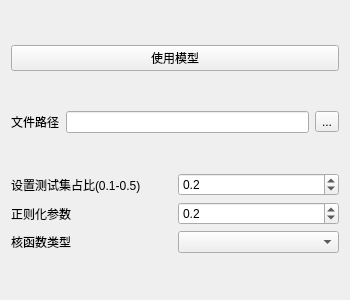
<?xml version="1.0" encoding="UTF-8"?>
<ui version="4.0">
 <class>SVM_UI</class>
 <widget class="QWidget" name="SVM_UI">
  <property name="geometry">
   <rect>
    <x>0</x>
    <y>0</y>
    <width>350</width>
    <height>300</height>
   </rect>
  </property>
  <property name="windowTitle">
   <string>Form</string>
  </property>
  <layout class="QVBoxLayout" name="verticalLayout" stretch="1,1,3">
   <item>
    <widget class="QPushButton" name="pushButton_2">
     <property name="text">
      <string>使用模型</string>
     </property>
    </widget>
   </item>
   <item>
    <layout class="QHBoxLayout" name="horizontalLayout_2">
     <item>
      <widget class="QLabel" name="label_2">
       <property name="text">
        <string>文件路径</string>
       </property>
      </widget>
     </item>
     <item>
      <widget class="QLineEdit" name="FilePath_lineEdit"/>
     </item>
     <item>
      <widget class="QToolButton" name="toolButton">
       <property name="text">
        <string>...</string>
       </property>
      </widget>
     </item>
    </layout>
   </item>
   <item>
    <layout class="QGridLayout" name="gridLayout">
     <item row="2" column="0">
      <widget class="QLabel" name="label_5">
       <property name="text">
        <string>正则化参数</string>
       </property>
      </widget>
     </item>
     <item row="2" column="1">
      <widget class="QDoubleSpinBox" name="doubleSpinBox_C">
       <property name="suffix">
        <string/>
       </property>
       <property name="decimals">
        <number>1</number>
       </property>
       <property name="minimum">
        <double>0.000000000000000</double>
       </property>
       <property name="maximum">
        <double>10000.000000000000000</double>
       </property>
       <property name="singleStep">
        <double>1.000000000000000</double>
       </property>
       <property name="value">
        <double>0.200000000000000</double>
       </property>
      </widget>
     </item>
     <item row="0" column="0">
      <widget class="QLabel" name="label">
       <property name="text">
        <string>设置测试集占比(0.1-0.5)</string>
       </property>
      </widget>
     </item>
     <item row="0" column="1">
      <widget class="QDoubleSpinBox" name="doubleSpinBox">
       <property name="decimals">
        <number>1</number>
       </property>
       <property name="minimum">
        <double>0.100000000000000</double>
       </property>
       <property name="maximum">
        <double>0.500000000000000</double>
       </property>
       <property name="singleStep">
        <double>0.100000000000000</double>
       </property>
       <property name="value">
        <double>0.200000000000000</double>
       </property>
      </widget>
     </item>
     <item row="3" column="0">
      <widget class="QLabel" name="label_4">
       <property name="text">
        <string>核函数类型</string>
       </property>
      </widget>
     </item>
     <item row="3" column="1">
      <widget class="QComboBox" name="comboBox"/>
     </item>
    </layout>
   </item>
  </layout>
 </widget>
 <resources/>
 <connections/>
</ui>
